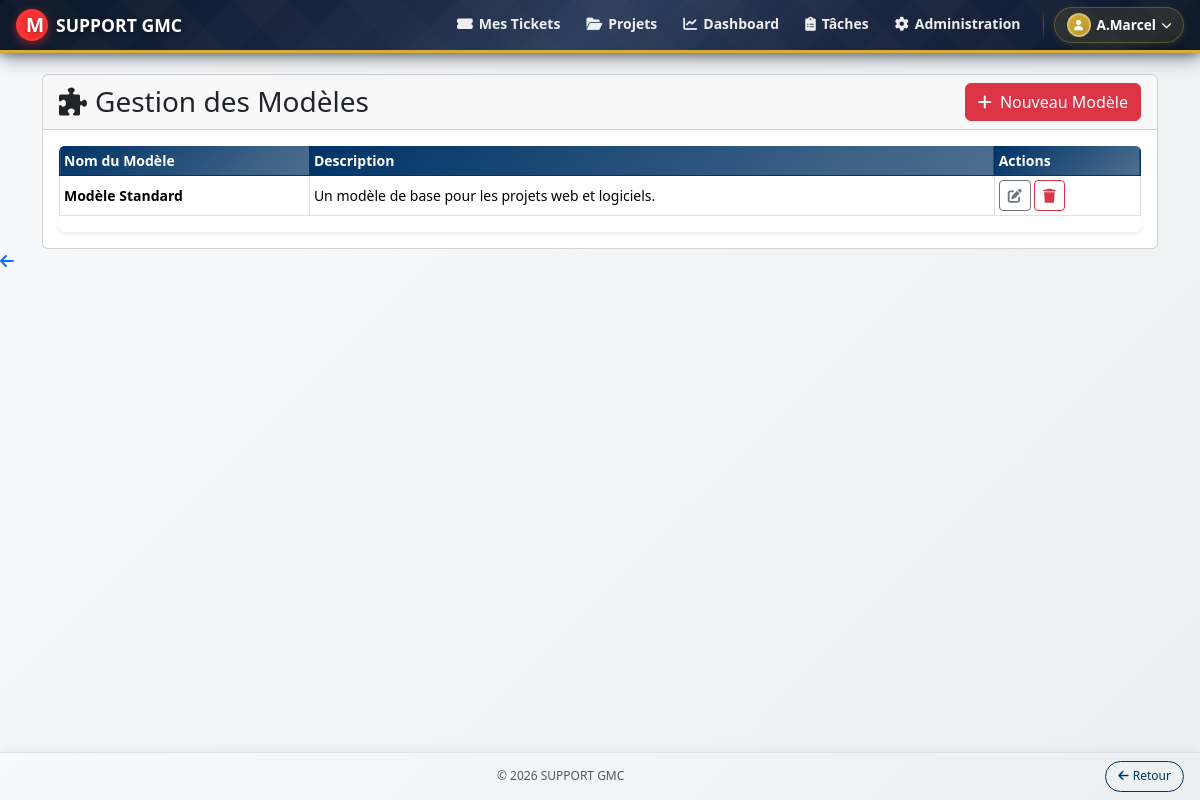
The page /public/templates.php (signed in) on the database its author committed.
### tables this page shows
CREATE TABLE `templates` (
  `id` int NOT NULL,
  `name` varchar(255) NOT NULL,
  `description` text,
  `created_at` timestamp NOT NULL DEFAULT CURRENT_TIMESTAMP,
  `updated_at` timestamp NOT NULL DEFAULT CURRENT_TIMESTAMP ON UPDATE CURRENT_TIMESTAMP
);

### public/templates.php (the view, shortened to what this page needs)
<?php
require_once '../config/database.php';
include '../includes/header.php';
$result = mysqli_query($link, "SELECT * FROM templates ORDER BY name ASC");
$templates = mysqli_fetch_all($result, MYSQLI_ASSOC);
?>
<div class="container mt-4">
    <div class="card">
        <div class="card-header">
            <div class="d-flex justify-content-between align-items-center">
                <h2 class="h3 mb-0"><i class="fas fa-puzzle-piece me-2"></i>Gestion des Modèles</h2>
                <a href="template_edit.php" class="btn btn-danger">
                    <i class="fas fa-plus me-1"></i> Nouveau Modèle
                </a>
            </div>
        </div>
        <div class="card-body">
            <div class="table-responsive">
                <table class="table table-hover align-middle table-sm" style="max-width: 1200px; font-size: 0.875rem;">
                    <thead class="table-dark">
                        <tr>
                            <th>Nom du Modèle</th>
                            <th class="d-none d-md-table-cell">Description</th>
                            <th>Actions</th>
                        </tr>
                    </thead>
                    <tbody>
                        <?php if (empty($templates)): ?>
                            <tr>
                                <td colspan="3" class="text-center text-muted py-4">
                                    <p class="mb-0">Aucun modèle trouvé.</p>
                                </td>
                            </tr>
                        <?php else: ?>
                            <?php foreach ($templates as $template): ?>
                                <tr>
                                    <td><strong><?= htmlspecialchars($template['name']); ?></strong></td>
                                    <td class="d-none d-md-table-cell"><?= htmlspecialchars($template['description']); ?></td>
                                    <td>
                                        <a href="template_edit.php?id=<?= $template['id']; ?>" class="btn btn-sm btn-outline-secondary" title="Modifier"><i class="fas fa-edit"></i></a>
                                        <a href="template_delete.php?id=<?= $template['id']; ?>" class="btn btn-sm btn-outline-danger" title="Supprimer" onclick="return confirm('Êtes-vous sûr de vouloir supprimer ce modèle ?');"><i class="fas fa-trash"></i></a>
                                    </td>
                                </tr>
                            <?php endforeach; ?>
                        <?php endif; ?>
                    </tbody>
                </table>
            </div>
        </div>
    </div>
</div>
<?php include '../includes/footer.php'; ?>

### includes/header.php (style rules this page uses)
.table th, .table td { border-left: 1px solid #dee2e6; border-right: 1px solid #dee2e6; }
.table-responsive { border-radius: 0.375rem; overflow: hidden; box-shadow: 0 0.125rem 0.25rem rgba(0, 0, 0, 0.075); }
body { padding-top: 50px; }
.table-dark, .table-dark th, .table-dark thead th { background: linear-gradient(135deg, #003366 0%, #4D6F8F 100%) !important; color: #ffffff !important; border-color: #003366 !important; }
body { background: linear-gradient(135deg, #f8f9fa 0%, #ecf0f1 100%) !important; min-height: 100vh; background-attachment: fixed; }

### includes/footer.php (style rules this page uses)
body { padding-bottom: 50px !important; }

### rows shown on the page
templates: name "Modèle Standard", description "Un modèle de base pour les projets web et logiciels."

### other values the page prints
substr($_SESSION['username'], 0, 15) "A.Marcel"
